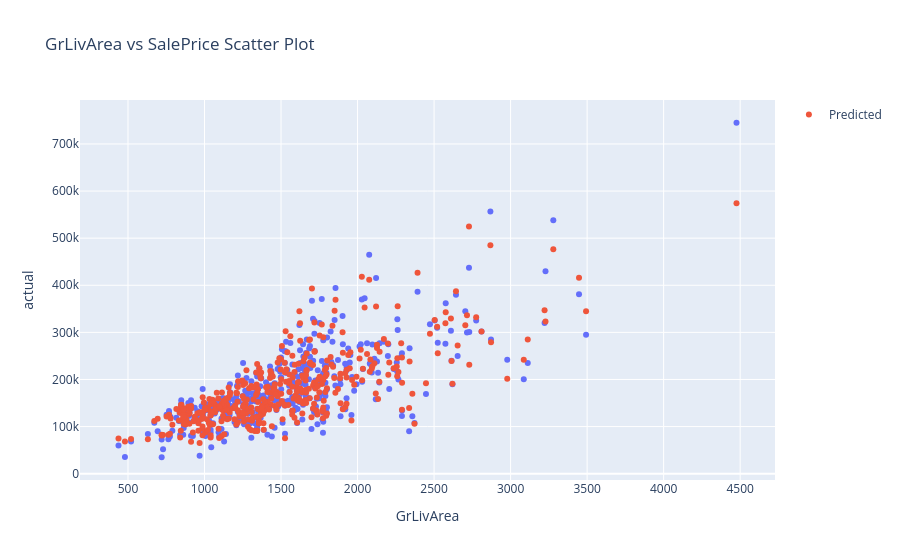

The cell this chart's notebook holds for it:
### Markdown cell above
We see that a couple of engineered features gained a relevant position on the Feature Importance ranking

### Code cell
df = X_test.copy()
df["predicted"] = submission_xgb_pred
df["actual"] = y_test

fig = px.scatter(df, x='GrLivArea', y='actual', title='GrLivArea vs SalePrice Scatter Plot')
fig.add_scatter(x=df['GrLivArea'], y=df['predicted'], mode='markers', name="Predicted")
fig.show()

### Figure 1 — Plotly figure (JSON) as saved in the notebook; plotly's stock layout.template omitted (floating-point values rounded to 4 significant figures; data arrays with more than 128 entries replaced by an {"elided": "..."} marker saying what was removed)
{"data": [{"hovertemplate": "GrLivArea=%{x}<br>actual=%{y}<extra></extra>", "legendgroup": "", "marker": {"color": "#636efa", "symbol": "circle"}, "mode": "markers", "name": "", "orientation": "v", "showlegend": false, "type": "scatter", "x": {"elided": "438 int values"}, "xaxis": "x", "y": {"elided": "438 int values"}, "yaxis": "y"}, {"mode": "markers", "name": "Predicted", "type": "scatter", "x": {"elided": "438 int values"}, "y": {"elided": "438 float values"}}], "layout": {"legend": {"tracegroupgap": 0}, "title": {"text": "GrLivArea vs SalePrice Scatter Plot"}, "xaxis": {"anchor": "y", "domain": [0, 1], "title": {"text": "GrLivArea"}}, "yaxis": {"anchor": "x", "domain": [0, 1], "title": {"text": "actual"}}}}
